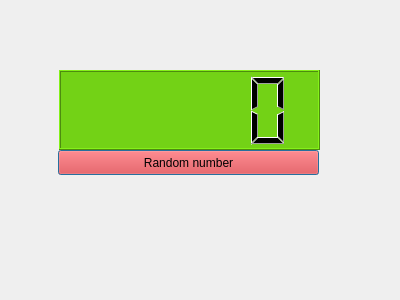
<?xml version="1.0" encoding="UTF-8"?>
<ui version="4.0">
 <class>Dialog</class>
 <widget class="QDialog" name="Dialog">
  <property name="geometry">
   <rect>
    <x>0</x>
    <y>0</y>
    <width>400</width>
    <height>300</height>
   </rect>
  </property>
  <property name="windowTitle">
   <string>LCDNumber</string>
  </property>
  <widget class="QWidget" name="verticalLayoutWidget">
   <property name="geometry">
    <rect>
     <x>59</x>
     <y>70</y>
     <width>261</width>
     <height>80</height>
    </rect>
   </property>
   <layout class="QVBoxLayout" name="verticalLayout">
    <item>
     <widget class="QLCDNumber" name="lcdNumber">
      <property name="styleSheet">
       <string notr="true">QLCDNumber{
background-color: rgb(115, 210, 22)
}
</string>
      </property>
     </widget>
    </item>
   </layout>
  </widget>
  <widget class="QPushButton" name="pushButton">
   <property name="geometry">
    <rect>
     <x>58</x>
     <y>150</y>
     <width>261</width>
     <height>25</height>
    </rect>
   </property>
   <property name="styleSheet">
    <string notr="true">QPushButton{
background-color:rgb(239, 41, 41)
}</string>
   </property>
   <property name="text">
    <string>Random number</string>
   </property>
  </widget>
 </widget>
 <resources/>
 <connections/>
</ui>
